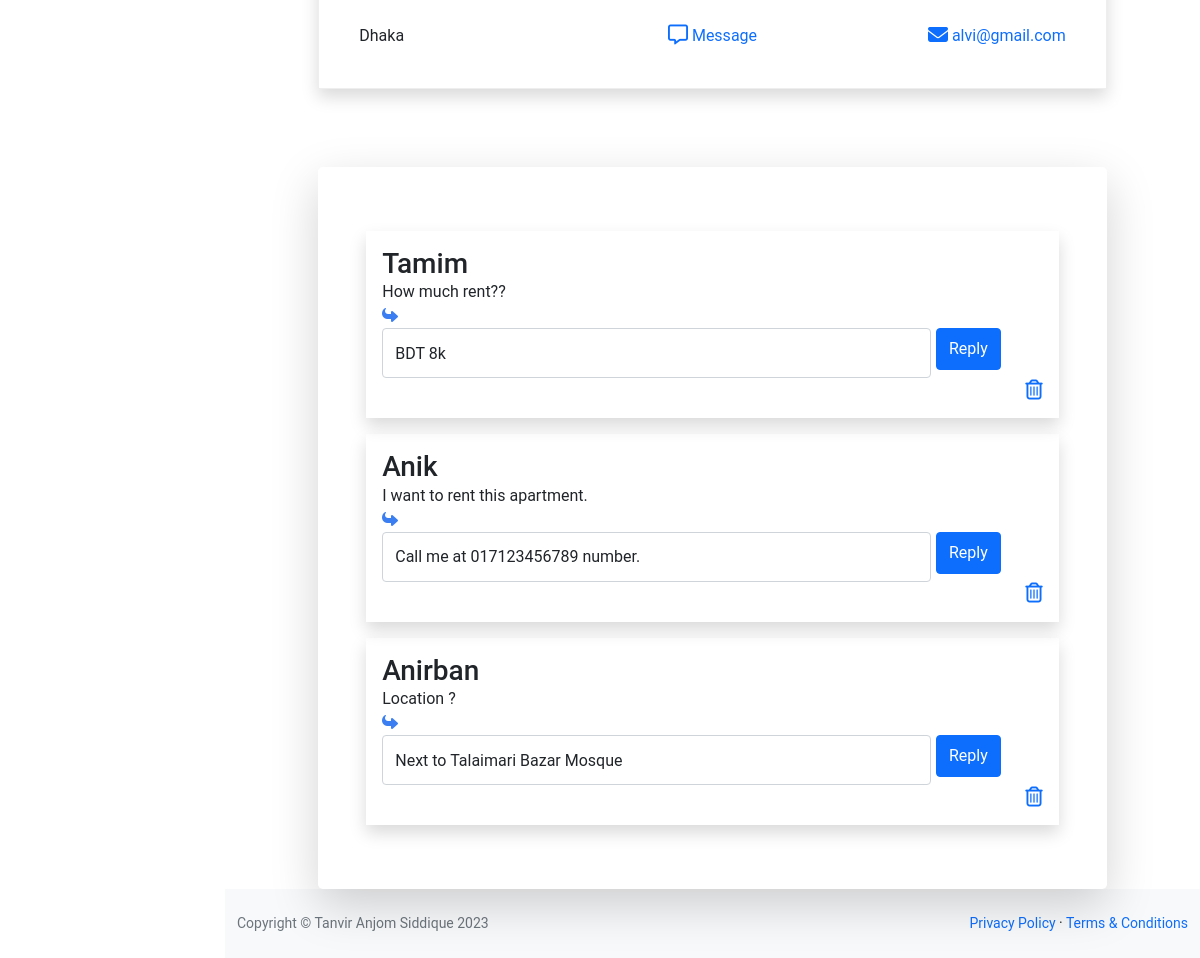
Page /Admin/dashboard.php?view=postview&&id=38 (signed in, lower part) on the earlier database version.
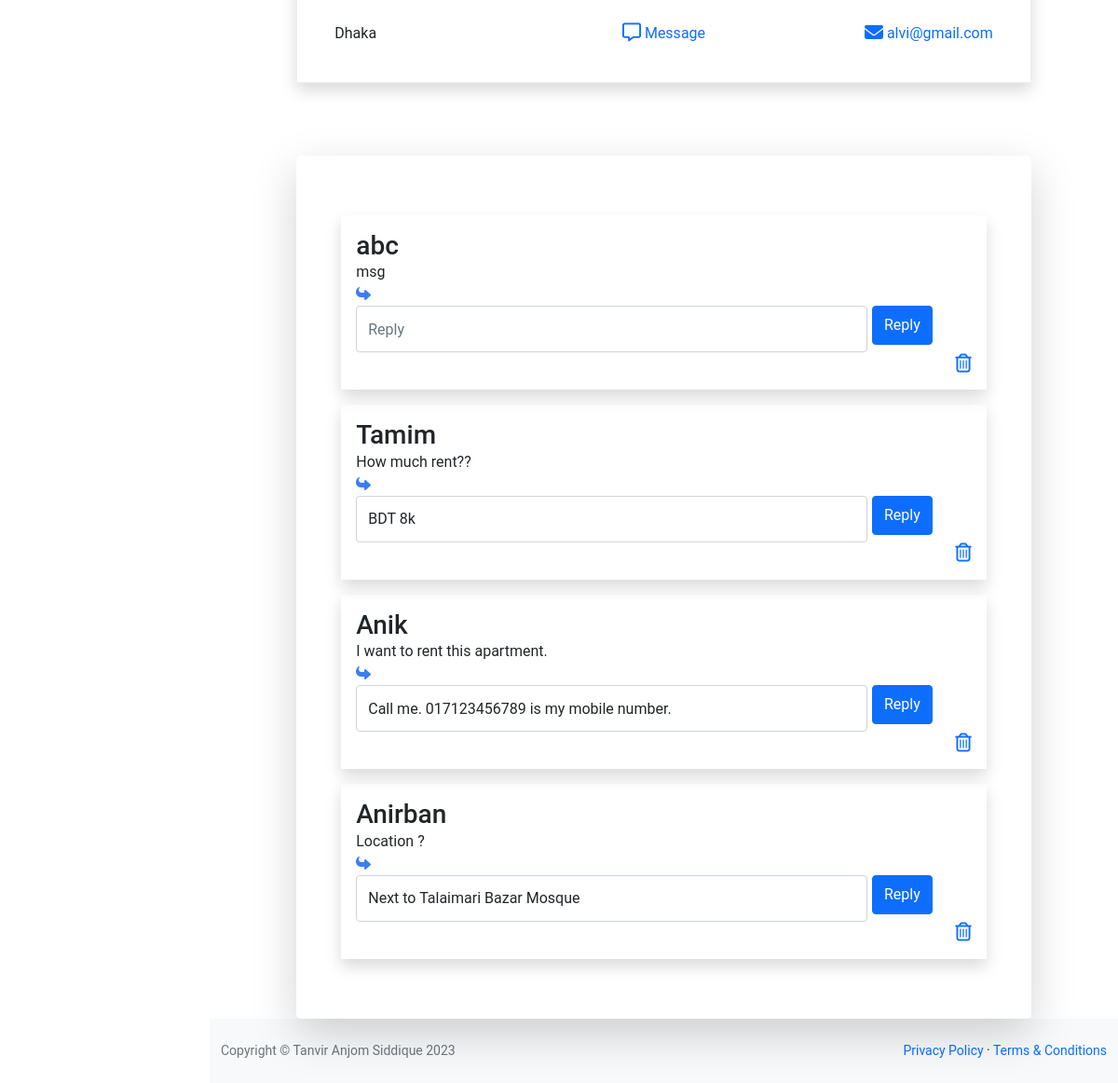
Same page on the later database version.
### tables this page shows
CREATE TABLE `msg` (
  `msg_id` int(11) NOT NULL,
  `post_id` int(11) NOT NULL,
  `name` varchar(80) NOT NULL,
  `contact_info` varchar(100) NOT NULL,
  `msg` text NOT NULL,
  `msg_reply` text DEFAULT NULL,
  `msg_time` datetime NOT NULL DEFAULT current_timestamp()
);

### Admin/dashboard.php (called while the page is built, shortened)
<?php
    include("template.php");
?>

### Admin/class/function.php (called while the page is built, shortened)
<?php
    class adminBlog{
        protected function connect() {
            try{
                $username="root";
                $password="";
                $dbh=new PDO('mysql:host=localhost;dbname=house_renting',$username,$password);
                return $dbh;
            }
            catch(PDOException $e){
                print "Error!: ".$e->getMessage()."<br>";
                die();
            }
        }
        public function get_post_info($id){
            $stmt=$this->connect()->prepare("SELECT * FROM post_user_view WHERE post_id=?;");
            if($stmt->execute(array($id))){
                $post= $stmt->fetchAll(PDO::FETCH_ASSOC);
                return $post;
            }
        }
        public function get_msg($post_id){
            $stmt=$this->connect()->prepare("SELECT* FROM MSG WHERE post_id=? ORDER BY msg_time DESC;");
            if($stmt->execute(array($post_id))){
                $query_run=$stmt->fetchAll(PDO::FETCH_ASSOC);
                return $query_run;
            }
        }
    }
?>

### Admin/msg.php (the view, shortened to what this page needs)
<?php
$allmsg=$obj->get_msg($postdata['post_id']);
if( 1 ){ ?>
    <div class="card shadow-lg border-0 rounded-lg mt-5 p-5">
    <div class="row justify-content-center">
    <div class="col-lg-12">
        <?php foreach($allmsg as $msg){?>
            <div class="shadow my-3 p-3">
                <div class="text-start">
                    <h3><?php echo $msg['name'];?></h3>
                    <?php echo $msg['msg'];?>
                </div>
                <div>
                    <i class="fa-solid fa-reply fa-rotate-180" style="color: #3b7ef1;"></i>
                    <form action="" method="POST" class="form-row">
                        <div class="col-10">
                            <input name="msg_reply" class="form-control py-4" id="msg_reply" type="text" placeholder="Reply" value="<?php if(isset($msg['msg_reply'])){ echo $msg['msg_reply'];} ?>" required/>
                        </div>
                        <input type="submit" value="Reply" name="submit_msg" class="btn btn-primary mb-2" id="submit">
                    </form>
                </div>
                <div class="text-end">
                    <a href="?status=del&&msg_id=<?php echo $msg['msg_id']?>"><i class="fa-regular fa-trash-can fa-lg"></i></a>
                </div>
            </div>
        <?php }?>
    </div>
    </div>
    </div>
<?php }
else{
    echo "There Is No Message !!";
}
?>

### Admin/view/dash_view.php (shortened to what this page needs)
<?php
    if(isset($_GET['view']) && isset($_GET['id'])){
        if($_GET['view']=='postview'){
            $posts=$obj->get_post_info($_GET['id']);
        }
    }
    else{
        $posts=$obj->display_post();
    }
?>
<section class="blog-posts">
<div class="container">
<div class="row">
    <div class="all-blog-posts col-11 col-md-10 mx-auto">
        <div class="row">
        <?php
        foreach($posts as $postdata){
            ?>
            <div class="col-lg-12">
                <div class="blog-post shadow">
                <div class="down-content">
                    <div class="post-options">
                    <div class="row">
                        <div class="col-4">
                        <?php echo $postdata['city_name']; ?>
                        </div>
                        <div class="col-4 text-center">
                            <a id="msg_click" href="dashboard.php?view=postview&&id=<?php echo $postdata['post_id'];?>">
                            <i class="fa-regular fa-message fa-lg"></i> Message
                            </a>
                        </div>
                        <div class="col-4 text-end">
                            <a href=""><i class="fa-solid fa-envelope fa-lg"></i> <?php echo $postdata['user_email'];?></a>
                        </div>
                    </div>
                    </div>
                </div>
                </div>
            </div>
            <div class="col-lg-12">
                <?php if(isset($_GET['view'])){ include('msg.php');} ?>
            </div>
        <?php } ?>
        </div>
    </div>
</div>
</div>
</section>

Differences in the rows shown:
added msg: name "abc", msg "msg"
changed msg "Anik": msg_reply "Call me at 017123456789 number." → "Call me. 017123456789 is my mobile number."
